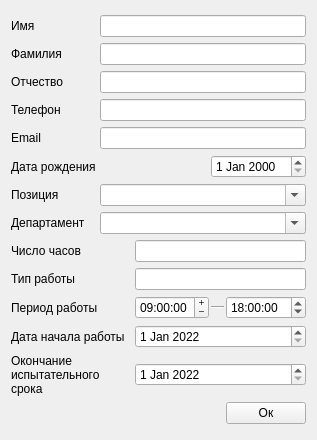
<?xml version="1.0" encoding="UTF-8"?>
<ui version="4.0">
 <class>EmployeeWidget</class>
 <widget class="QWidget" name="EmployeeWidget">
  <property name="enabled">
   <bool>true</bool>
  </property>
  <property name="geometry">
   <rect>
    <x>0</x>
    <y>0</y>
    <width>317</width>
    <height>440</height>
   </rect>
  </property>
  <property name="windowTitle">
   <string>Form</string>
  </property>
  <property name="layoutDirection">
   <enum>Qt::LeftToRight</enum>
  </property>
  <layout class="QGridLayout" name="gridLayout">
   <property name="spacing">
    <number>2</number>
   </property>
   <item row="10" column="3">
    <widget class="Line" name="line">
     <property name="autoFillBackground">
      <bool>false</bool>
     </property>
     <property name="orientation">
      <enum>Qt::Horizontal</enum>
     </property>
    </widget>
   </item>
   <item row="5" column="0">
    <widget class="QLabel" name="ldate_birth">
     <property name="text">
      <string>Дата рождения</string>
     </property>
    </widget>
   </item>
   <item row="10" column="0">
    <widget class="QLabel" name="lworkperiod">
     <property name="text">
      <string>Период работы</string>
     </property>
    </widget>
   </item>
   <item row="12" column="2" colspan="3">
    <widget class="QDateEdit" name="probation_date">
     <property name="autoFillBackground">
      <bool>false</bool>
     </property>
     <property name="wrapping">
      <bool>false</bool>
     </property>
     <property name="alignment">
      <set>Qt::AlignLeading|Qt::AlignLeft|Qt::AlignVCenter</set>
     </property>
     <property name="date">
      <date>
       <year>2022</year>
       <month>1</month>
       <day>1</day>
      </date>
     </property>
    </widget>
   </item>
   <item row="9" column="2" colspan="3">
    <widget class="QLineEdit" name="workhours">
     <property name="autoFillBackground">
      <bool>false</bool>
     </property>
    </widget>
   </item>
   <item row="11" column="2" colspan="3">
    <widget class="QDateEdit" name="sign_date">
     <property name="autoFillBackground">
      <bool>false</bool>
     </property>
     <property name="alignment">
      <set>Qt::AlignLeading|Qt::AlignLeft|Qt::AlignVCenter</set>
     </property>
     <property name="dateTime">
      <datetime>
       <hour>0</hour>
       <minute>0</minute>
       <second>0</second>
       <year>2022</year>
       <month>1</month>
       <day>1</day>
      </datetime>
     </property>
    </widget>
   </item>
   <item row="2" column="1" colspan="4">
    <widget class="QLineEdit" name="surname">
     <property name="autoFillBackground">
      <bool>false</bool>
     </property>
    </widget>
   </item>
   <item row="11" column="0" colspan="2">
    <widget class="QLabel" name="lsigndate">
     <property name="text">
      <string>Дата начала работы</string>
     </property>
    </widget>
   </item>
   <item row="3" column="0">
    <widget class="QLabel" name="lphone">
     <property name="text">
      <string>Телефон</string>
     </property>
    </widget>
   </item>
   <item row="12" column="0" colspan="2">
    <widget class="QLabel" name="lprobationdate">
     <property name="text">
      <string>Окончание испытательного срока</string>
     </property>
     <property name="scaledContents">
      <bool>false</bool>
     </property>
     <property name="wordWrap">
      <bool>true</bool>
     </property>
    </widget>
   </item>
   <item row="1" column="0">
    <widget class="QLabel" name="llastname">
     <property name="text">
      <string>Фамилия</string>
     </property>
    </widget>
   </item>
   <item row="9" column="0">
    <widget class="QLabel" name="lworktype">
     <property name="text">
      <string>Тип работы</string>
     </property>
    </widget>
   </item>
   <item row="1" column="1" colspan="4">
    <widget class="QLineEdit" name="lastname">
     <property name="autoFillBackground">
      <bool>false</bool>
     </property>
    </widget>
   </item>
   <item row="6" column="1" colspan="4">
    <widget class="QComboBox" name="position">
     <property name="sizePolicy">
      <sizepolicy hsizetype="Expanding" vsizetype="Fixed">
       <horstretch>0</horstretch>
       <verstretch>0</verstretch>
      </sizepolicy>
     </property>
     <property name="autoFillBackground">
      <bool>false</bool>
     </property>
     <property name="editable">
      <bool>true</bool>
     </property>
    </widget>
   </item>
   <item row="10" column="2">
    <widget class="QTimeEdit" name="start_period">
     <property name="autoFillBackground">
      <bool>false</bool>
     </property>
     <property name="alignment">
      <set>Qt::AlignLeading|Qt::AlignLeft|Qt::AlignVCenter</set>
     </property>
     <property name="buttonSymbols">
      <enum>QAbstractSpinBox::PlusMinus</enum>
     </property>
     <property name="calendarPopup">
      <bool>false</bool>
     </property>
     <property name="time">
      <time>
       <hour>9</hour>
       <minute>0</minute>
       <second>0</second>
      </time>
     </property>
    </widget>
   </item>
   <item row="7" column="0">
    <widget class="QLabel" name="ldepartment">
     <property name="text">
      <string>Департамент</string>
     </property>
    </widget>
   </item>
   <item row="4" column="0">
    <widget class="QLabel" name="lemail">
     <property name="text">
      <string>Email</string>
     </property>
    </widget>
   </item>
   <item row="4" column="1" colspan="4">
    <widget class="QLineEdit" name="email">
     <property name="autoFillBackground">
      <bool>false</bool>
     </property>
    </widget>
   </item>
   <item row="2" column="0">
    <widget class="QLabel" name="lsurname">
     <property name="text">
      <string>Отчество</string>
     </property>
    </widget>
   </item>
   <item row="10" column="4">
    <widget class="QTimeEdit" name="end_period">
     <property name="calendarPopup">
      <bool>false</bool>
     </property>
     <property name="time">
      <time>
       <hour>18</hour>
       <minute>0</minute>
       <second>0</second>
      </time>
     </property>
    </widget>
   </item>
   <item row="0" column="0">
    <widget class="QLabel" name="lname">
     <property name="text">
      <string>Имя</string>
     </property>
    </widget>
   </item>
   <item row="8" column="2" colspan="3">
    <widget class="QLineEdit" name="amount_hours">
     <property name="autoFillBackground">
      <bool>false</bool>
     </property>
    </widget>
   </item>
   <item row="6" column="0">
    <widget class="QLabel" name="lposition">
     <property name="text">
      <string>Позиция</string>
     </property>
    </widget>
   </item>
   <item row="5" column="3" colspan="2">
    <widget class="QDateEdit" name="date">
     <property name="autoFillBackground">
      <bool>false</bool>
     </property>
     <property name="alignment">
      <set>Qt::AlignLeading|Qt::AlignLeft|Qt::AlignVCenter</set>
     </property>
     <property name="calendarPopup">
      <bool>false</bool>
     </property>
    </widget>
   </item>
   <item row="0" column="1" colspan="4">
    <widget class="QLineEdit" name="name">
     <property name="autoFillBackground">
      <bool>false</bool>
     </property>
    </widget>
   </item>
   <item row="3" column="1" colspan="4">
    <widget class="QLineEdit" name="phone">
     <property name="autoFillBackground">
      <bool>false</bool>
     </property>
     <property name="inputMask">
      <string notr="true"/>
     </property>
     <property name="text">
      <string/>
     </property>
    </widget>
   </item>
   <item row="8" column="0">
    <widget class="QLabel" name="lhours">
     <property name="text">
      <string>Число часов</string>
     </property>
    </widget>
   </item>
   <item row="13" column="4">
    <widget class="QPushButton" name="submitButton">
     <property name="text">
      <string>Ок</string>
     </property>
    </widget>
   </item>
   <item row="7" column="1" colspan="4">
    <widget class="QComboBox" name="department">
     <property name="autoFillBackground">
      <bool>false</bool>
     </property>
     <property name="editable">
      <bool>true</bool>
     </property>
    </widget>
   </item>
  </layout>
 </widget>
 <resources/>
 <connections/>
</ui>
